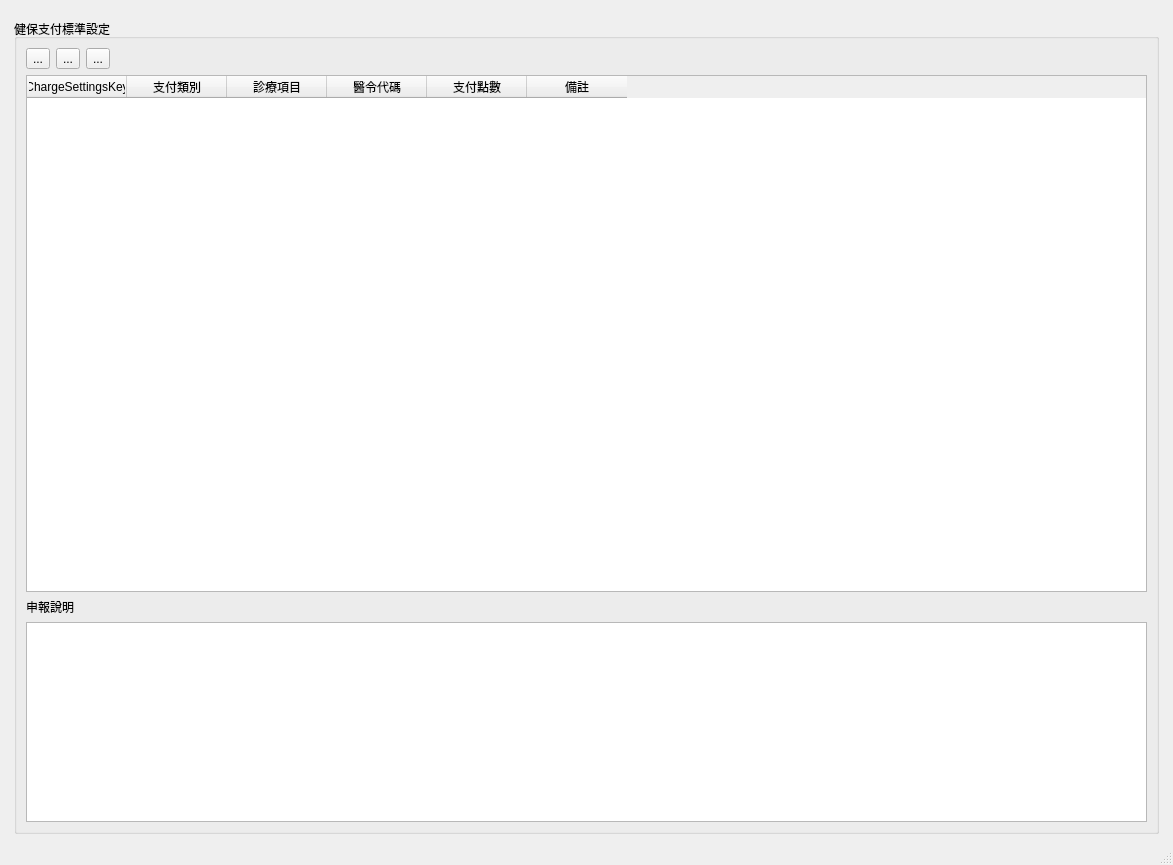
<?xml version="1.0" encoding="UTF-8"?>
<ui version="4.0">
 <class>Charge_settings_nhi</class>
 <widget class="QMainWindow" name="Charge_settings_nhi">
  <property name="geometry">
   <rect>
    <x>0</x>
    <y>0</y>
    <width>1173</width>
    <height>865</height>
   </rect>
  </property>
  <property name="windowTitle">
   <string>健保支付標準設定</string>
  </property>
  <widget class="QWidget" name="centralwidget">
   <layout class="QHBoxLayout" name="horizontalLayout">
    <item>
     <layout class="QHBoxLayout" name="horizontalLayout_2">
      <property name="leftMargin">
       <number>5</number>
      </property>
      <property name="topMargin">
       <number>10</number>
      </property>
      <property name="rightMargin">
       <number>5</number>
      </property>
      <item>
       <widget class="QGroupBox" name="groupBox">
        <property name="title">
         <string>健保支付標準設定</string>
        </property>
        <layout class="QVBoxLayout" name="verticalLayout_4">
         <item>
          <layout class="QVBoxLayout" name="verticalLayout_3">
           <item>
            <layout class="QHBoxLayout" name="horizontalLayout_3">
             <item>
              <widget class="QToolButton" name="toolButton_nhi_add">
               <property name="text">
                <string>...</string>
               </property>
               <property name="icon">
                <iconset>
                 <normaloff>../icons/list-add.svg</normaloff>../icons/list-add.svg</iconset>
               </property>
              </widget>
             </item>
             <item>
              <widget class="QToolButton" name="toolButton_nhi_delete">
               <property name="text">
                <string>...</string>
               </property>
               <property name="icon">
                <iconset>
                 <normaloff>../icons/list-remove.svg</normaloff>../icons/list-remove.svg</iconset>
               </property>
              </widget>
             </item>
             <item>
              <widget class="QToolButton" name="toolButton_nhi_edit">
               <property name="text">
                <string>...</string>
               </property>
               <property name="icon">
                <iconset>
                 <normaloff>../icons/gtk-edit.svg</normaloff>../icons/gtk-edit.svg</iconset>
               </property>
              </widget>
             </item>
             <item>
              <spacer name="horizontalSpacer">
               <property name="orientation">
                <enum>Qt::Horizontal</enum>
               </property>
               <property name="sizeHint" stdset="0">
                <size>
                 <width>40</width>
                 <height>20</height>
                </size>
               </property>
              </spacer>
             </item>
            </layout>
           </item>
           <item>
            <widget class="QTableWidget" name="tableWidget_nhi">
             <property name="editTriggers">
              <set>QAbstractItemView::NoEditTriggers</set>
             </property>
             <property name="selectionMode">
              <enum>QAbstractItemView::SingleSelection</enum>
             </property>
             <property name="selectionBehavior">
              <enum>QAbstractItemView::SelectRows</enum>
             </property>
             <column>
              <property name="text">
               <string>ChargeSettingsKey</string>
              </property>
             </column>
             <column>
              <property name="text">
               <string>支付類別</string>
              </property>
             </column>
             <column>
              <property name="text">
               <string>診療項目</string>
              </property>
             </column>
             <column>
              <property name="text">
               <string>醫令代碼</string>
              </property>
             </column>
             <column>
              <property name="text">
               <string>支付點數</string>
              </property>
             </column>
             <column>
              <property name="text">
               <string>備註</string>
              </property>
             </column>
            </widget>
           </item>
           <item>
            <widget class="QLabel" name="label">
             <property name="font">
              <font>
               <weight>50</weight>
               <bold>false</bold>
              </font>
             </property>
             <property name="text">
              <string>申報說明</string>
             </property>
            </widget>
           </item>
           <item>
            <widget class="QTextEdit" name="textEdit_remark">
             <property name="minimumSize">
              <size>
               <width>0</width>
               <height>0</height>
              </size>
             </property>
             <property name="maximumSize">
              <size>
               <width>16777215</width>
               <height>200</height>
              </size>
             </property>
             <property name="readOnly">
              <bool>true</bool>
             </property>
            </widget>
           </item>
          </layout>
         </item>
        </layout>
       </widget>
      </item>
     </layout>
    </item>
   </layout>
  </widget>
  <widget class="QStatusBar" name="statusbar"/>
  <widget class="QMenuBar" name="menubar">
   <property name="geometry">
    <rect>
     <x>0</x>
     <y>0</y>
     <width>1173</width>
     <height>24</height>
    </rect>
   </property>
  </widget>
 </widget>
 <resources/>
 <connections/>
</ui>
